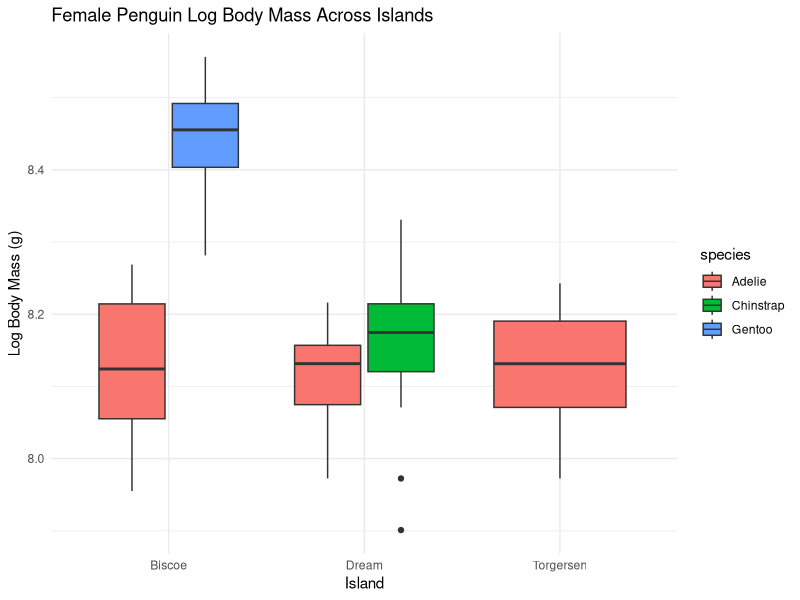
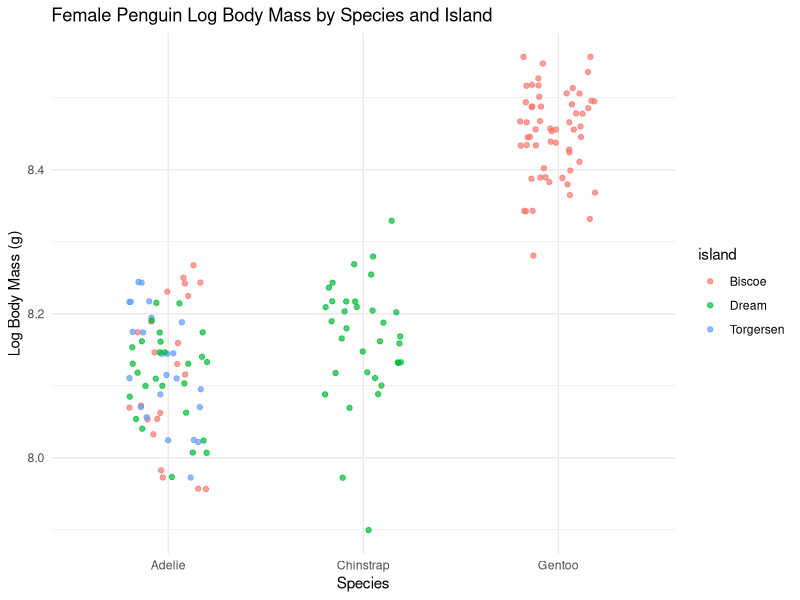
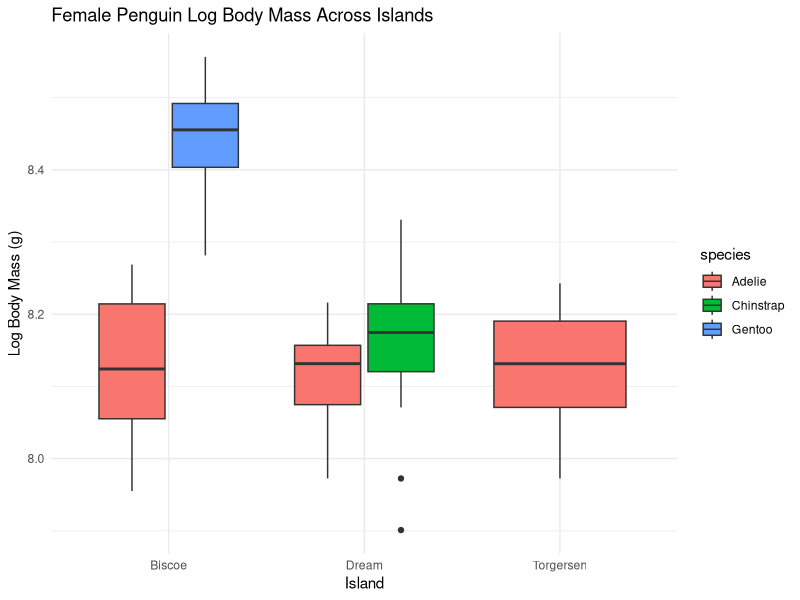

The R script that drew these images, in order:
# This is my week 4 homework 1 script

#load packages
library(palmerpenguins)
library(tidyverse)
library(here)

glimpse(penguins) # look at data
head(penguins)

#1. 
hw1 = penguins %>%
  drop_na(species, island, sex, body_mass_g) %>% #dropped NAs, cleaned up data
  group_by(island, sex, species) %>% # group by island, sex, and species
  summarise(mean_body_mass = mean(body_mass_g, na.rm = TRUE), variance = var(body_mass_g, na.rm = TRUE)) # give summary of mean and variance

view(hw1)

#2. 
hw2 = penguins %>% # use penguin dataframe
  drop_na(species, island, sex, body_mass_g) %>% #drop all NAs
  filter(sex == "female") %>% #select females
  mutate(log_mass = log(body_mass_g)) %>% #calculate log biomass
  select(species, island, sex, log_mass) # select certain columns to stay in result

view(hw2)

#attempt number 1 at plot
hw2plot = ggplot(hw2, aes(x = island, y = log_mass, fill = species)) + #Plot!
  geom_boxplot() +
  labs(
    x = "Island",
    y = "Log Body Mass (g)",
    title = "Female Penguin Log Body Mass Across Islands"
  ) +
  theme_minimal()

hw2plot

ggsave(
  here("Week_04", "Outputs", "hw2plot.png"),
  hw2plot,
  width = 7,
  height = 5,
  dpi = 300
)


#another try but may stick with the one above.
ggplot(hw2, aes(x = species, y = log_mass, color = island)) +
  geom_jitter(width = 0.2, alpha = 0.7) +
  labs(
    x = "Species",
    y = "Log Body Mass (g)",
    title = "Female Penguin Log Body Mass by Species and Island"
  ) +
  theme_minimal()

